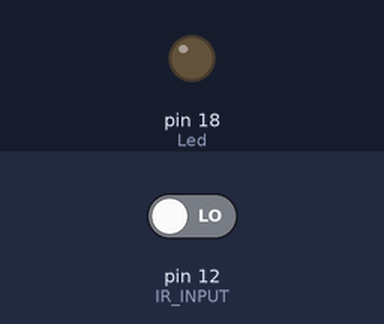
A program run on a simulated Raspberry Pi (header pin numbers). On the bench: output pins drawn as LEDs (lit = HIGH). The inputs (shaded band) are chosen by the test bench; at power-on: pin 12 (IR_INPUT) LOW. What the program prints to the terminal is not drawn.

Above: at 1.2 s.
1.3 s: pin 12 (IR_INPUT) driven HIGH
At 2.5 s:
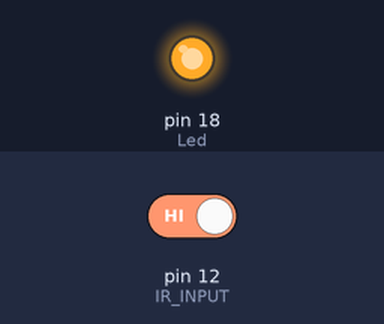
2.8 s: pin 12 (IR_INPUT) driven LOW
At 3.7 s:
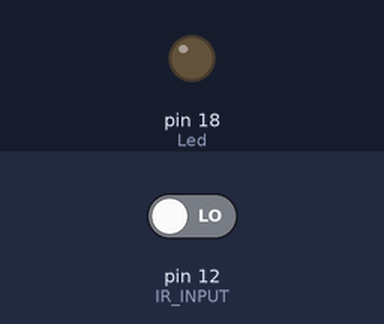
Timing chart, 0 to 5.8 s (numbered marks = the images above; inputs shaded):
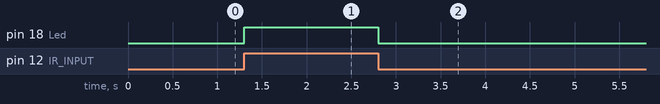

Measured:
- after the input at 1.3 s, pin 18 (Led): LOW → HIGH at once
- after the input at 2.8 s, pin 18 (Led): HIGH → LOW at once

The program:

input_+output.py
```python
import RPi.GPIO as io

io.setwarnings(False)

io.setmode(io.BOARD)

IR_INPUT = 12
Led = 18

io.setup(IR_INPUT,io.IN)
io.setup(Led,io.OUT)
while True:

    c = io.input(IR_INPUT)
    if(c==1):
        io.output(Led,True)
        print c

    elif(c==0):
        io.output(Led,False)
        print c
```
